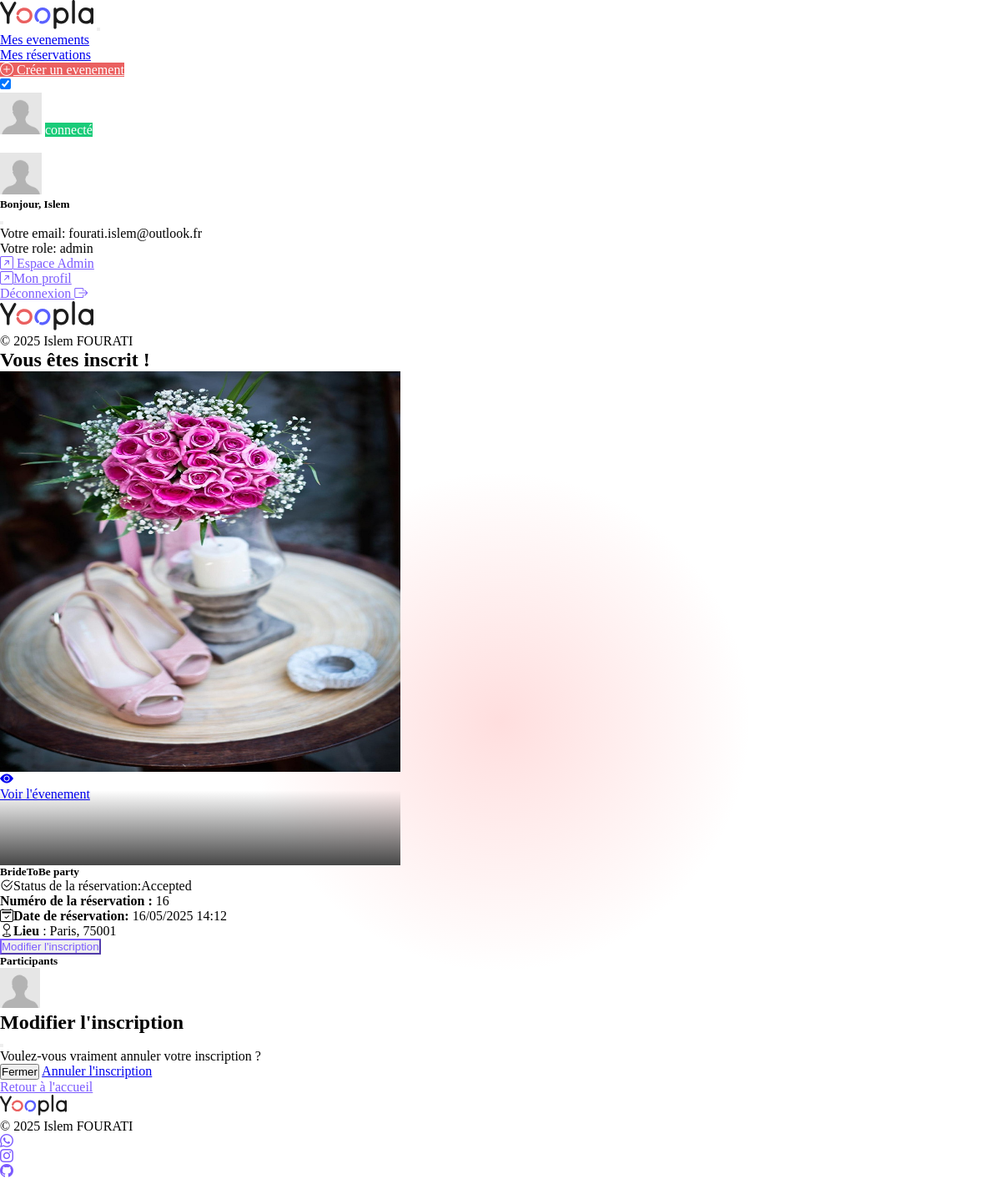
Screenshot of /reservation/successReservation.php?ID_reservations=16 (signed in) with the database file from the repository.
### tables this page shows
CREATE TABLE `events` (
  `ID_Event` int NOT NULL,
  `ID_User` int NOT NULL,
  `photo` varchar(255) NOT NULL,
  `description` text NOT NULL,
  `title` varchar(255) NOT NULL,
  `categorie` varchar(255) NOT NULL,
  `date_start` date NOT NULL,
  `date_end` date NOT NULL,
  `time_start` time NOT NULL,
  `time_end` time NOT NULL,
  `zip_code` varchar(50) NOT NULL,
  `city` varchar(50) NOT NULL,
  `country` varchar(50) DEFAULT NULL,
  `capacity` int UNSIGNED NOT NULL DEFAULT '0',
  `price` decimal(10,2) DEFAULT NULL
);

CREATE TABLE `reservations` (
  `ID_reservations` int NOT NULL,
  `ID_User` int NOT NULL,
  `ID_Event` int NOT NULL,
  `date_reservation` datetime DEFAULT CURRENT_TIMESTAMP,
  `status` enum('accepted','declined') DEFAULT 'accepted',
  `message_reservation` text
);

CREATE TABLE `users` (
  `ID_User` int NOT NULL,
  `firstName` varchar(255) NOT NULL,
  `lastName` varchar(255) NOT NULL,
  `photo_profil` varchar(255) DEFAULT NULL,
  `civility` enum('f','h') NOT NULL,
  `email` varchar(255) NOT NULL,
  `password` varchar(255) NOT NULL,
  `checkAdmin` enum('user','admin') NOT NULL DEFAULT 'user'
);

### inc/functions.inc.php (called while the page is built, shortened)
<?php
$info = '';
function showEventViaId(int $id): array
{
    try {
        $cnx = connexionBdd();
        $sql = "SELECT
        e.ID_Event, e.photo, e.description, e.title, e.categorie,
                    e.date_start, e.date_end, e.time_start, e.time_end,
                    e.zip_code, e.city, e.country, e.capacity, e.price,
                    u.firstName, u.lastName, u.ID_User, u.photo_profil -- Select user's names from the users table
                FROM
                    events e -- Alias event table as 'e'
                INNER JOIN
                    users u ON e.ID_User = u.ID_User -- Join condition
                WHERE e.ID_Event = :id";
        $request = $cnx->prepare($sql);
        $request->execute(array(':id' => $id));
        $result = $request->fetch();
        return $result;
    } catch (Exception $e) {
        global $info;
        $info = alert("Une erreur s'est produite lors de la recherche de l'événement.", "danger");
        return [];
    }
}
function getReservationViaId(int $id): array
{
    try {
        $cnx = connexionBdd();
        $sql = "SELECT * FROM reservations WHERE ID_reservations = :id";
        $request = $cnx->prepare($sql);
        $request->execute(array(':id' => $id));
        $result = $request->fetch();
        return $result;
    } catch (Exception $e) {
        global $info;
        $info = alert("Erreur au niveau de fetch de la reservation by ID ($id): " . $e->getMessage(), "danger");
        return [];
    }
}
function getUsersByIds(array $ids): array
{
    try {
        $cnx = connexionBdd();
        $placeholders = implode(',', array_fill(0, count($ids), '?'));
        $sql = "SELECT * FROM users WHERE ID_User IN ($placeholders)";
        $stmt = $cnx->prepare($sql);
        $stmt->execute($ids);
        return $stmt->fetchAll(PDO::FETCH_ASSOC);
    } catch (Exception $e) {
        global $info;
        $info .= alert('Une erreur s\'est produite lors de la récupération des utilisateurs.' . $e->getMessage(), 'danger');
        return [];
    }
}

### reservation/successReservation.php (the view, shortened to what this page needs)
<?php
require_once '../inc/functions.inc.php';
$reservation = null;
$event = null;
if (isset($_GET['ID_reservations']) && is_numeric($_GET['ID_reservations'])) {
    $idReservation = intval($_GET['ID_reservations']);
    $reservation = getReservationViaId($idReservation);
    if ($reservation && isset($reservation['ID_Event'])) {
        $idEvent = (int)$reservation['ID_Event'];
        $event = showEventViaId($idEvent);
        $participantsIds = getReservationsByEventId($idEvent);
        $participants = [];
        if (!empty($participantsIds)) {
            $participants = getUsersByIds($participantsIds);
        }
    } else {
        $info = alert("Réservation non trouvée.", "danger");
    }
} else {
    $info = alert("Réservation non trouvée.", "danger");
}
$image_event = BASE_URL . '/assets/images/' . $event['photo'];
require_once '../inc/header.inc.php';
?>
<section class="container-fluid text-center">
    <div class="container justify-content-center mt-5">
        <h1 class="text-center mb-4 fw-medium">Vous êtes inscrit !</h1>
        <?php
        if ($reservation && $event) :
        ?>
            <div class="row d-flex justify-content-around align-items-center mb-4 p-3 bg-secondary-yoopla rounded-4">
                <div class="divReservationImageContenainer p-0 position-relative col-sm-12 col-md-6 col-lg-5" style="max-width:30rem;width:100%;"><img src="<?= $image_event ?>" class="rounded-4 object-fit-cover" id="image-reservation" title="<?= htmlspecialchars($event['title'] ?? 'Titre non disponible', ENT_QUOTES, 'UTF-8'); ?>">
                    <div class="d-flex align-items-start d-flex justify-content-center align-items-center rounded-bottom-4 position-absolute bottom-0 start-0 d-none" style="height: 7rem;" id="gradientBgGrey">
                        <a href="<?= BASE_URL . '/event/showEvent.php?ID_Event=' . $event['ID_Event']; ?>" class="text-decoration-none text-white d-inline-flex align-items-center"><i class="bi bi-eye-fill"></i>
                            <p class="text-white fw-regular m-2 fs-6">Voir l'évenement</p>
                        </a>
                    </div>
                </div>
                <div class="align-items-start ms-3 me-3 p-3 text-start col-sm-12 col-md-6 col-lg-5">
                    <h5 class="fw-medium mb-5 fs-4"><?= htmlspecialchars($event['title'] ?? 'Titre non disponible', ENT_QUOTES, 'UTF-8'); ?></h5>
                    <p class="fw-bold"><i class="mx-1 bi bi-check2-circle"></i>Status de la réservation:<span class="text-white fw-medium p-2 px-3 fs-6 rounded-pill mx-2  badge bg-<?= $reservation['status'] == 'accepted' ? 'success' : 'warning'; ?>"><?= htmlspecialchars(ucfirst($reservation['status'] ?? 'Aucun statut'), ENT_QUOTES, 'UTF-8'); ?></span> </p>
                    <p><strong>Numéro de la réservation : </strong><?= $reservation['ID_reservations']; ?></p>
                    <p><i class="mx-1 bi bi-calendar2-check"></i><strong class="px-1">Date de réservation:</strong> <?= date('d/m/Y H:i', strtotime($reservation['date_reservation'] ?? '')); ?></p>
                    <p><i class="mx-1 bi bi-geo"></i><strong>Lieu </strong>: <?= htmlspecialchars($event['city'] ?? '', ENT_QUOTES, 'UTF-8'); ?>, <?= htmlspecialchars($event['zip_code'] ?? '', ENT_QUOTES, 'UTF-8'); ?> </p>
                    <button type="button" class="btn yoopla-secondary border-0 m-3" data-bs-toggle="modal" data-bs-target="#exampleModal">
                        Modifier l'inscription
                    </button>
                    <h5 class="fw-medium mb-3 fs-5">Participants</h5>
                    <div class="avatar-stack m-4">
                        <?php
                        $photo_default = BASE_URL . 'assets/images/default-img/default_avatar.jpg';
                        if (!empty($participants) && is_array($participants)) {
                            $maxVisible = 4;
                            foreach (array_slice($participants, 0, $maxVisible) as $i => $p) {
                                $photo = !empty($p['photo_profil'])
                                    ? BASE_URL . 'assets/images/profils/' . ($p['photo_profil'])
                                    : $photo_default;
                                $title = $p['firstName'] . ' ' . $p['lastName'] . ($i + 1);
                                echo '<img class="avatar" style="height:3rem; width:3rem" src="' . $photo . '" alt="avatar ' . ($p['firstName']) . '" title="' . $title . '" />';
                            }
                        }
                        ?>
                    </div>
                    <div class="modal fade" id="exampleModal" tabindex="-1" aria-labelledby="exampleModalLabel" aria-hidden="true">
                        <div class="modal-dialog">
                            <div class="modal-content">
                                <div class="modal-header">
                                    <h1 class="modal-title fs-5" id="exampleModalLabel">Modifier l'inscription</h1>
                                    <button type="button" class="btn-close" data-bs-dismiss="modal" aria-label="Close"></button>
                                </div>
                                <div class="modal-body">
                                    <p>Voulez-vous vraiment annuler votre inscription ?</p>
                                </div>
                                <div class="modal-footer">
                                    <button type="button" class="btn btn-secondary rounded-4" data-bs-dismiss="modal">Fermer</button>
                                    <a href="<?= BASE_URL ?>reservation/successReservation.php?action=delete&ID_reservations=<?= $reservation['ID_reservations'] ?>" type="button" class="btn border-danger-subtle text-danger fw-medium rounded-4 text-decoration-none">Annuler l'inscription</a>
                                </div>
                            </div>
                        </div>
                    </div>
                </div>
            </div>
        <?php endif; ?>
    </div>
    <a href="<?= BASE_URL ?>home.php" class="btn btn-yoopla-secondary-outlined rounded-5 py-3 px-5 shadow m-3 text-decoration-none text-white ">Retour à l'accueil</a>
</section>
<?php
require_once '../inc/footer.inc.php';

### assets/css/styles.css (style rules this page uses)
* { box-sizing: border-box; margin: 0; padding: 0; }

### rows the page displays
events: photo (picture), title "BrideToBe party", city "Paris", zip_code "75001"
reservations: status "Accepted", ID_reservations "16", date_reservation "16/05/2025 14:12"

### other values shown
$_SESSION['user']['firstName'] "Islem"
$_SESSION['user']['email'] "fourati.islem@outlook.fr"
$_SESSION['user']['checkAdmin'] "admin"
